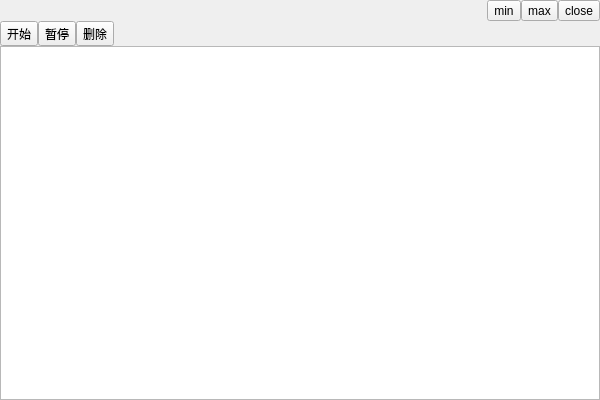
<?xml version="1.0" encoding="UTF-8"?>
<ui version="4.0">
 <class>MainWindowClass</class>
 <widget class="QDialog" name="MainWindowClass">
  <property name="geometry">
   <rect>
    <x>0</x>
    <y>0</y>
    <width>600</width>
    <height>400</height>
   </rect>
  </property>
  <property name="windowTitle">
   <string>MainWindow</string>
  </property>
  <layout class="QVBoxLayout" name="verticalLayout">
   <property name="spacing">
    <number>0</number>
   </property>
   <property name="margin">
    <number>0</number>
   </property>
   <item>
    <layout class="QHBoxLayout" name="horizontalLayout">
     <property name="spacing">
      <number>0</number>
     </property>
     <item>
      <spacer name="horizontalSpacer">
       <property name="orientation">
        <enum>Qt::Horizontal</enum>
       </property>
       <property name="sizeHint" stdset="0">
        <size>
         <width>40</width>
         <height>20</height>
        </size>
       </property>
      </spacer>
     </item>
     <item>
      <widget class="QToolButton" name="minimize">
       <property name="text">
        <string>min</string>
       </property>
      </widget>
     </item>
     <item>
      <widget class="QToolButton" name="maximize">
       <property name="text">
        <string>max</string>
       </property>
      </widget>
     </item>
     <item>
      <widget class="QToolButton" name="close">
       <property name="text">
        <string>close</string>
       </property>
      </widget>
     </item>
    </layout>
   </item>
   <item>
    <layout class="QHBoxLayout" name="horizontalLayout_2">
     <property name="spacing">
      <number>0</number>
     </property>
     <item>
      <widget class="QToolButton" name="start">
       <property name="text">
        <string>开始</string>
       </property>
      </widget>
     </item>
     <item>
      <widget class="QToolButton" name="pause">
       <property name="text">
        <string>暂停</string>
       </property>
      </widget>
     </item>
     <item>
      <widget class="QToolButton" name="erase">
       <property name="text">
        <string>删除</string>
       </property>
      </widget>
     </item>
     <item>
      <spacer name="horizontalSpacer_2">
       <property name="orientation">
        <enum>Qt::Horizontal</enum>
       </property>
       <property name="sizeHint" stdset="0">
        <size>
         <width>40</width>
         <height>20</height>
        </size>
       </property>
      </spacer>
     </item>
    </layout>
   </item>
   <item>
    <widget class="TaskTableWidget" name="taskList">
     <property name="selectionBehavior">
      <enum>QAbstractItemView::SelectRows</enum>
     </property>
     <property name="columnCount">
      <number>1</number>
     </property>
     <attribute name="horizontalHeaderVisible">
      <bool>false</bool>
     </attribute>
     <attribute name="horizontalHeaderHighlightSections">
      <bool>false</bool>
     </attribute>
     <attribute name="verticalHeaderVisible">
      <bool>false</bool>
     </attribute>
     <attribute name="verticalHeaderHighlightSections">
      <bool>false</bool>
     </attribute>
     <column/>
    </widget>
   </item>
  </layout>
 </widget>
 <layoutdefault spacing="6" margin="11"/>
 <customwidgets>
  <customwidget>
   <class>TaskTableWidget</class>
   <extends>QTableWidget</extends>
   <header>tasktablewidget.h</header>
  </customwidget>
 </customwidgets>
 <resources>
  <include location="mainwindow.qrc"/>
 </resources>
 <connections>
  <connection>
   <sender>maximize</sender>
   <signal>clicked()</signal>
   <receiver>MainWindowClass</receiver>
   <slot>onMaximize()</slot>
   <hints>
    <hint type="sourcelabel">
     <x>531</x>
     <y>10</y>
    </hint>
    <hint type="destinationlabel">
     <x>299</x>
     <y>199</y>
    </hint>
   </hints>
  </connection>
  <connection>
   <sender>minimize</sender>
   <signal>clicked()</signal>
   <receiver>MainWindowClass</receiver>
   <slot>onMinimize()</slot>
   <hints>
    <hint type="sourcelabel">
     <x>494</x>
     <y>10</y>
    </hint>
    <hint type="destinationlabel">
     <x>299</x>
     <y>199</y>
    </hint>
   </hints>
  </connection>
  <connection>
   <sender>close</sender>
   <signal>clicked()</signal>
   <receiver>MainWindowClass</receiver>
   <slot>close()</slot>
   <hints>
    <hint type="sourcelabel">
     <x>574</x>
     <y>10</y>
    </hint>
    <hint type="destinationlabel">
     <x>299</x>
     <y>199</y>
    </hint>
   </hints>
  </connection>
  <connection>
   <sender>start</sender>
   <signal>clicked()</signal>
   <receiver>MainWindowClass</receiver>
   <slot>onStart()</slot>
   <hints>
    <hint type="sourcelabel">
     <x>22</x>
     <y>32</y>
    </hint>
    <hint type="destinationlabel">
     <x>299</x>
     <y>199</y>
    </hint>
   </hints>
  </connection>
  <connection>
   <sender>pause</sender>
   <signal>clicked()</signal>
   <receiver>MainWindowClass</receiver>
   <slot>onPause()</slot>
   <hints>
    <hint type="sourcelabel">
     <x>65</x>
     <y>32</y>
    </hint>
    <hint type="destinationlabel">
     <x>299</x>
     <y>199</y>
    </hint>
   </hints>
  </connection>
  <connection>
   <sender>erase</sender>
   <signal>clicked()</signal>
   <receiver>MainWindowClass</receiver>
   <slot>onErase()</slot>
   <hints>
    <hint type="sourcelabel">
     <x>108</x>
     <y>32</y>
    </hint>
    <hint type="destinationlabel">
     <x>299</x>
     <y>199</y>
    </hint>
   </hints>
  </connection>
 </connections>
 <slots>
  <slot>onMinimize()</slot>
  <slot>onMaximize()</slot>
  <slot>onClose()</slot>
  <slot>onStart()</slot>
  <slot>onPause()</slot>
  <slot>onErase()</slot>
 </slots>
</ui>
